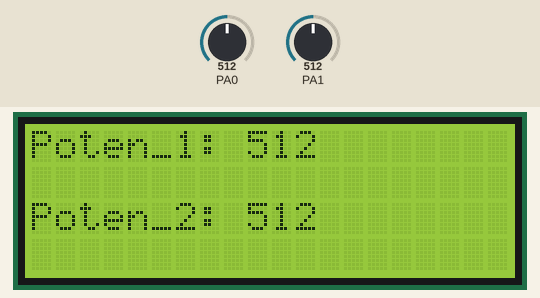
Recording of a sketch running on a simulated STM32 Blue Pill. On the bench: 20×4 character LCD. The test bench sets the inputs (shaded band); at power-on: PA0 = 512, PA1 = 512.

Above: at 6.2 s.
6.3 s: PA0 set to 716
At 7.6 s:
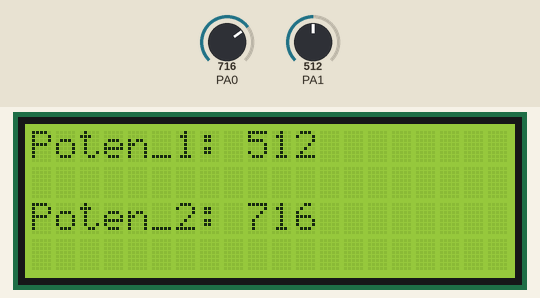
7.9 s: PA1 set to 716
At 8.5 s:
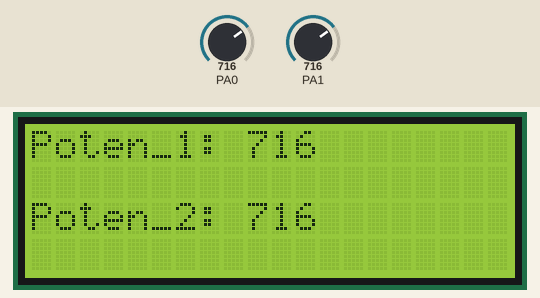
9.5 s: PA0 set to 900
At 10.4 s:
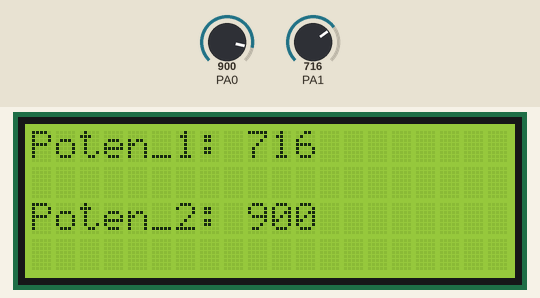
11.1 s: PA1 set to 900
At 12.3 s:
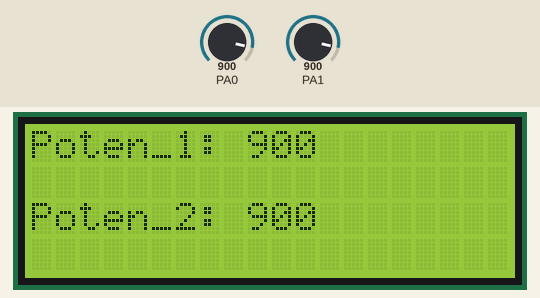
12.7 s: PA0 set to 11
At 14.0 s:
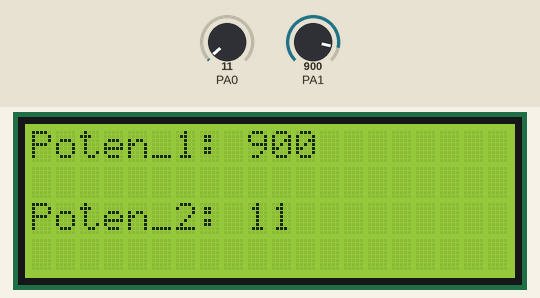
14.3 s: PA0 set to 8
At 15.8 s:
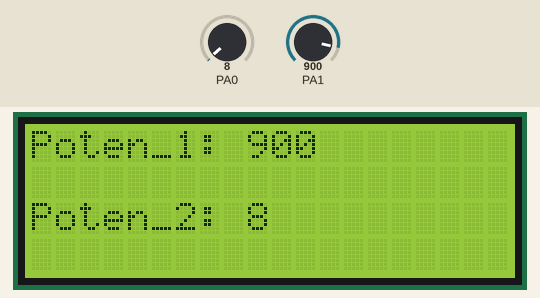
Timing chart, 0 to 17.3 s (numbered marks = the images above; inputs shaded):
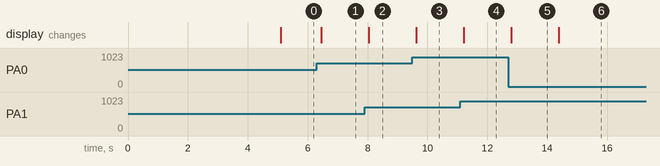

The sketch:

Read_potentiometor.ino
```cpp
#include <LiquidCrystal_I2C.h>

LiquidCrystal_I2C lcd(0x27, 20, 4);
HardwareSerial mySerial(PA10, PA9);

void setup() {
  lcd.init();
  lcd.backlight();
  // mySerial.begin(115200);
  pinMode(PA1, INPUT);
  pinMode(PA0, INPUT);
  lcd.setCursor(0, 0);
  lcd.print("LCD Begin");
  delay(5000);
}

void loop() {
  lcd.clear();
  lcd.setCursor(0,0);
  lcd.print("Poten_1: ");
  // lcd.setCursor(0,1);
  lcd.print(analogRead(PA1));
  lcd.setCursor(0,2);
  lcd.print("Poten_2: ");
  // lcd.setCursor(0,3);
  lcd.print(analogRead(PA0));
  // mySerial.print(analogRead(PA1));
  // mySerial.print(" ");
  // mySerial.println(analogRead(PA0));
  delay(200);
}
```

Measured:
- after the input at 6.3 s, the display: changes after 0.16 s (image 1)
- after the input at 7.9 s, the display: changes after 0.14 s (image 2)
- after the input at 9.5 s, the display: changes after 0.13 s (image 3)
- after the input at 11.1 s, the display: changes after 0.12 s (image 4)
- after the input at 12.7 s, the display: changes after 0.10 s (image 5)
- after the input at 14.3 s, the display: changes after 0.08 s (image 6)
